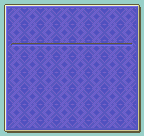

Rendered tile map (Tiled .tmx) drawn with the repository's tilesets; below, a short description and the full map source, tile grids included:
An orthogonal 18x17 tile map with 8x8 px tiles, 1 tile layer (Tile Layer 1).

<map version="1.4" tiledversion="2020.12.18" orientation="orthogonal" renderorder="right-down" width="18" height="17" tilewidth="8" tileheight="8" infinite="0" nextlayerid="2" nextobjectid="1">
 <tileset firstgid="1" source="../Tilesets/PageAndPortraitBoxTiles.tsx" />
 <layer id="1" name="Tile Layer 1" width="18" height="17">
  <data encoding="csv">
2,3,3,3,3,3,3,3,3,3,3,3,3,3,3,3,3,4,
5,92,93,92,93,92,93,92,93,92,93,92,93,92,93,92,93,7,
5,94,95,94,95,94,95,94,95,94,95,94,95,94,95,94,95,7,
5,92,93,92,93,92,93,92,93,92,93,92,93,92,93,92,93,7,
5,94,95,94,95,94,95,94,95,94,95,94,95,94,95,94,95,7,
5,117,118,119,118,119,118,119,118,119,118,119,118,119,118,119,120,7,
5,94,95,94,95,94,95,94,95,94,95,94,95,94,95,94,95,7,
5,92,93,92,93,92,93,92,93,92,93,92,93,92,93,92,93,7,
5,94,95,94,95,94,95,94,95,94,95,94,95,94,95,94,95,7,
5,92,93,92,93,92,93,92,93,92,93,92,93,92,93,92,93,7,
5,94,95,94,95,94,95,94,95,94,95,94,95,94,95,94,95,7,
5,92,93,92,93,92,93,92,93,92,93,92,93,92,93,92,93,7,
5,94,95,94,95,94,95,94,95,94,95,94,95,94,95,94,95,7,
5,92,93,92,93,92,93,92,93,92,93,92,93,92,93,92,93,7,
5,94,95,94,95,94,95,94,95,94,95,94,95,94,95,94,95,7,
5,92,93,92,93,92,93,92,93,92,93,92,93,92,93,92,93,7,
8,9,9,9,9,9,9,9,9,9,9,9,9,9,9,9,9,10
</data>
 </layer>
</map>
